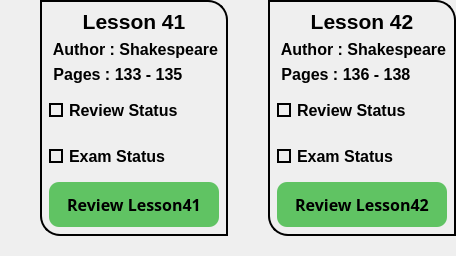
            <widget class="QWidget" name="widget_107" native="true">
             <property name="maximumSize">
              <size>
               <width>16777215</width>
               <height>280</height>
              </size>
             </property>
             <layout class="QHBoxLayout" name="horizontalLayout_23">
              <property name="spacing">
               <number>0</number>
              </property>
              <property name="leftMargin">
               <number>0</number>
              </property>
              <property name="topMargin">
               <number>0</number>
              </property>
              <property name="rightMargin">
               <number>0</number>
              </property>
              <property name="bottomMargin">
               <number>0</number>
              </property>
              <item>
               <widget class="QWidget" name="widget_113" native="true">
                <property name="styleSheet">
                 <string notr="true"/>
                </property>
                <layout class="QVBoxLayout" name="verticalLayout_90">
                 <property name="spacing">
                  <number>0</number>
                 </property>
                 <property name="leftMargin">
                  <number>40</number>
                 </property>
                 <property name="topMargin">
                  <number>0</number>
                 </property>
                 <property name="rightMargin">
                  <number>0</number>
                 </property>
                 <property name="bottomMargin">
                  <number>20</number>
                 </property>
                 <item>
                  <widget class="QWidget" name="widget_114" native="true">
                   <property name="styleSheet">
                    <string notr="true">border-bottom-left-radius:20px;
border-top-right-radius:20px;
border:2px solid black;
</string>
                   </property>
                   <layout class="QVBoxLayout" name="verticalLayout_91">
                    <item>
                     <widget class="QLabel" name="label_128">
                      <property name="font">
                       <font>
                        <family>Tahoma</family>
                        <pointsize>16</pointsize>
                        <bold>true</bold>
                       </font>
                      </property>
                      <property name="styleSheet">
                       <string notr="true">color:black;
border:none;</string>
                      </property>
                      <property name="text">
                       <string>Lesson 41</string>
                      </property>
                      <property name="alignment">
                       <set>Qt::AlignCenter</set>
                      </property>
                     </widget>
                    </item>
                    <item>
                     <widget class="QLabel" name="label_129">
                      <property name="minimumSize">
                       <size>
                        <width>0</width>
                        <height>5</height>
                       </size>
                      </property>
                      <property name="font">
                       <font>
                        <family>Tahoma</family>
                        <pointsize>12</pointsize>
                        <bold>true</bold>
                       </font>
                      </property>
                      <property name="styleSheet">
                       <string notr="true">color:black;
border:none;</string>
                      </property>
                      <property name="text">
                       <string> Author : Shakespeare</string>
                      </property>
                      <property name="alignment">
                       <set>Qt::AlignLeading|Qt::AlignLeft|Qt::AlignVCenter</set>
                      </property>
                     </widget>
                    </item>
                    <item>
                     <widget class="QLabel" name="label_130">
                      <property name="minimumSize">
                       <size>
                        <width>0</width>
                        <height>0</height>
                       </size>
                      </property>
                      <property name="font">
                       <font>
                        <family>Tahoma</family>
                        <pointsize>12</pointsize>
                        <bold>true</bold>
                       </font>
                      </property>
                      <property name="styleSheet">
                       <string notr="true">color:black;
border:none;</string>
                      </property>
                      <property name="text">
                       <string> Pages : 133 - 135</string>
                      </property>
                      <property name="alignment">
                       <set>Qt::AlignLeading|Qt::AlignLeft|Qt::AlignVCenter</set>
                      </property>
                     </widget>
                    </item>
                    <item>
                     <widget class="QCheckBox" name="checkBox81">
                      <property name="minimumSize">
                       <size>
                        <width>0</width>
                        <height>40</height>
                       </size>
                      </property>
                      <property name="font">
                       <font>
                        <family>Tahoma</family>
                        <pointsize>12</pointsize>
                        <bold>true</bold>
                       </font>
                      </property>
                      <property name="layoutDirection">
                       <enum>Qt::LeftToRight</enum>
                      </property>
                      <property name="styleSheet">
                       <string notr="true">QCheckBox::indicator {
	border:2px solid black;	

}
QCheckBox::indicator:checked {
    background-color: qradialgradient(spread:pad, 
                            cx:0.5,
                            cy:0.5,
                            radius:0.9,
                            fx:0.5,
                            fy:0.5,
                            stop:0 rgba(0, 255, 0, 255), 
                            stop:1 rgba(0, 64, 0, 255));
}

QCheckBox{
	color:black;
	border:none;
}
</string>
                      </property>
                      <property name="text">
                       <string>Review Status</string>
                      </property>
                      <property name="iconSize">
                       <size>
                        <width>40</width>
                        <height>40</height>
                       </size>
                      </property>
                      <property name="tristate">
                       <bool>false</bool>
                      </property>
                     </widget>
                    </item>
                    <item>
                     <widget class="QCheckBox" name="checkBox82">
                      <property name="minimumSize">
                       <size>
                        <width>0</width>
                        <height>40</height>
                       </size>
                      </property>
                      <property name="font">
                       <font>
                        <family>Tahoma</family>
                        <pointsize>12</pointsize>
                        <bold>true</bold>
                       </font>
                      </property>
                      <property name="styleSheet">
                       <string notr="true">QCheckBox::indicator {
	border:2px solid black;	
}
QCheckBox::indicator:checked {
    background-color: qradialgradient(spread:pad, 
                            cx:0.5,
                            cy:0.5,
                            radius:0.9,
                            fx:0.5,
                            fy:0.5,
                            stop:0 rgba(0, 255, 0, 255), 
                            stop:1 rgba(0, 64, 0, 255));
}
QCheckBox{
	color:black;
	border:none;
}</string>
                      </property>
                      <property name="text">
                       <string>Exam Status</string>
                      </property>
                     </widget>
                    </item>
                    <item>
                     <widget class="QPushButton" name="btn41">
                      <property name="minimumSize">
                       <size>
                        <width>0</width>
                        <height>45</height>
                       </size>
                      </property>
                      <property name="font">
                       <font>
                        <family>Sitka Small Semibold</family>
                        <pointsize>12</pointsize>
                        <bold>true</bold>
                       </font>
                      </property>
                      <property name="cursor">
                       <cursorShape>PointingHandCursor</cursorShape>
                      </property>
                      <property name="styleSheet">
                       <string notr="true">border:none;
border-radius:10px;
color:black;
background-color: rgb(96, 195, 99);</string>
                      </property>
                      <property name="text">
                       <string>Review Lesson41</string>
                      </property>
                     </widget>
                    </item>
                   </layout>
                  </widget>
                 </item>
                </layout>
               </widget>
              </item>
              <item>
               <widget class="QWidget" name="widget_109" native="true">
                <property name="styleSheet">
                 <string notr="true"/>
                </property>
                <layout class="QVBoxLayout" name="verticalLayout_85">
                 <property name="spacing">
                  <number>0</number>
                 </property>
                 <property name="leftMargin">
                  <number>40</number>
                 </property>
                 <property name="topMargin">
                  <number>0</number>
                 </property>
                 <property name="rightMargin">
                  <number>0</number>
                 </property>
                 <property name="bottomMargin">
                  <number>20</number>
                 </property>
                 <item>
                  <widget class="QWidget" name="widget_110" native="true">
                   <property name="styleSheet">
                    <string notr="true">border-bottom-left-radius:20px;
border-top-right-radius:20px;
border:2px solid black;
</string>
                   </property>
                   <layout class="QVBoxLayout" name="verticalLayout_86">
                    <item>
                     <widget class="QLabel" name="label_122">
                      <property name="font">
                       <font>
                        <family>Tahoma</family>
                        <pointsize>16</pointsize>
                        <bold>true</bold>
                       </font>
                      </property>
                      <property name="styleSheet">
                       <string notr="true">color:black;
border:none;</string>
                      </property>
                      <property name="text">
                       <string>Lesson 42</string>
                      </property>
                      <property name="alignment">
                       <set>Qt::AlignCenter</set>
                      </property>
                     </widget>
                    </item>
                    <item>
                     <widget class="QLabel" name="label_123">
                      <property name="minimumSize">
                       <size>
                        <width>0</width>
                        <height>5</height>
                       </size>
                      </property>
                      <property name="font">
                       <font>
                        <family>Tahoma</family>
                        <pointsize>12</pointsize>
                        <bold>true</bold>
                       </font>
                      </property>
                      <property name="styleSheet">
                       <string notr="true">color:black;
border:none;</string>
                      </property>
                      <property name="text">
                       <string> Author : Shakespeare</string>
                      </property>
                      <property name="alignment">
                       <set>Qt::AlignLeading|Qt::AlignLeft|Qt::AlignVCenter</set>
                      </property>
                     </widget>
                    </item>
                    <item>
                     <widget class="QLabel" name="label_124">
                      <property name="minimumSize">
                       <size>
                        <width>0</width>
                        <height>0</height>
                       </size>
                      </property>
                      <property name="font">
                       <font>
                        <family>Tahoma</family>
                        <pointsize>12</pointsize>
                        <bold>true</bold>
                       </font>
                      </property>
                      <property name="styleSheet">
                       <string notr="true">color:black;
border:none;</string>
                      </property>
                      <property name="text">
                       <string> Pages : 136 - 138</string>
                      </property>
                      <property name="alignment">
                       <set>Qt::AlignLeading|Qt::AlignLeft|Qt::AlignVCenter</set>
                      </property>
                     </widget>
                    </item>
                    <item>
                     <widget class="QCheckBox" name="checkBox83">
                      <property name="minimumSize">
                       <size>
                        <width>0</width>
                        <height>40</height>
                       </size>
                      </property>
                      <property name="font">
                       <font>
                        <family>Tahoma</family>
                        <pointsize>12</pointsize>
                        <bold>true</bold>
                       </font>
                      </property>
                      <property name="layoutDirection">
                       <enum>Qt::LeftToRight</enum>
                      </property>
                      <property name="styleSheet">
                       <string notr="true">QCheckBox::indicator {
	border:2px solid black;	

}
QCheckBox::indicator:checked {
    background-color: qradialgradient(spread:pad, 
                            cx:0.5,
                            cy:0.5,
                            radius:0.9,
                            fx:0.5,
                            fy:0.5,
                            stop:0 rgba(0, 255, 0, 255), 
                            stop:1 rgba(0, 64, 0, 255));
}

QCheckBox{
	color:black;
	border:none;
}
</string>
                      </property>
                      <property name="text">
                       <string>Review Status</string>
                      </property>
                      <property name="iconSize">
                       <size>
                        <width>40</width>
                        <height>40</height>
                       </size>
                      </property>
                      <property name="tristate">
                       <bool>false</bool>
                      </property>
                     </widget>
                    </item>
                    <item>
                     <widget class="QCheckBox" name="checkBox84">
                      <property name="minimumSize">
                       <size>
                        <width>0</width>
                        <height>40</height>
                       </size>
                      </property>
                      <property name="font">
                       <font>
                        <family>Tahoma</family>
                        <pointsize>12</pointsize>
                        <bold>true</bold>
                       </font>
                      </property>
                      <property name="styleSheet">
                       <string notr="true">QCheckBox::indicator {
	border:2px solid black;	
}
QCheckBox::indicator:checked {
    background-color: qradialgradient(spread:pad, 
                            cx:0.5,
                            cy:0.5,
                            radius:0.9,
                            fx:0.5,
                            fy:0.5,
                            stop:0 rgba(0, 255, 0, 255), 
                            stop:1 rgba(0, 64, 0, 255));
}
QCheckBox{
	color:black;
	border:none;
}</string>
                      </property>
                      <property name="text">
                       <string>Exam Status</string>
                      </property>
                     </widget>
                    </item>
                    <item>
                     <widget class="QPushButton" name="btn42">
                      <property name="minimumSize">
                       <size>
                        <width>0</width>
                        <height>45</height>
                       </size>
                      </property>
                      <property name="font">
                       <font>
                        <family>Sitka Small Semibold</family>
                        <pointsize>12</pointsize>
                        <bold>true</bold>
                       </font>
                      </property>
                      <property name="cursor">
                       <cursorShape>PointingHandCursor</cursorShape>
                      </property>
                      <property name="styleSheet">
                       <string notr="true">border:none;
border-radius:10px;
color:black;
background-color: rgb(96, 195, 99);</string>
                      </property>
                      <property name="text">
                       <string>Review Lesson42</string>
                      </property>
                     </widget>
                    </item>
                   </layout>
                  </widget>
                 </item>
                </layout>
               </widget>
              </item>
             </layout>
            </widget>
